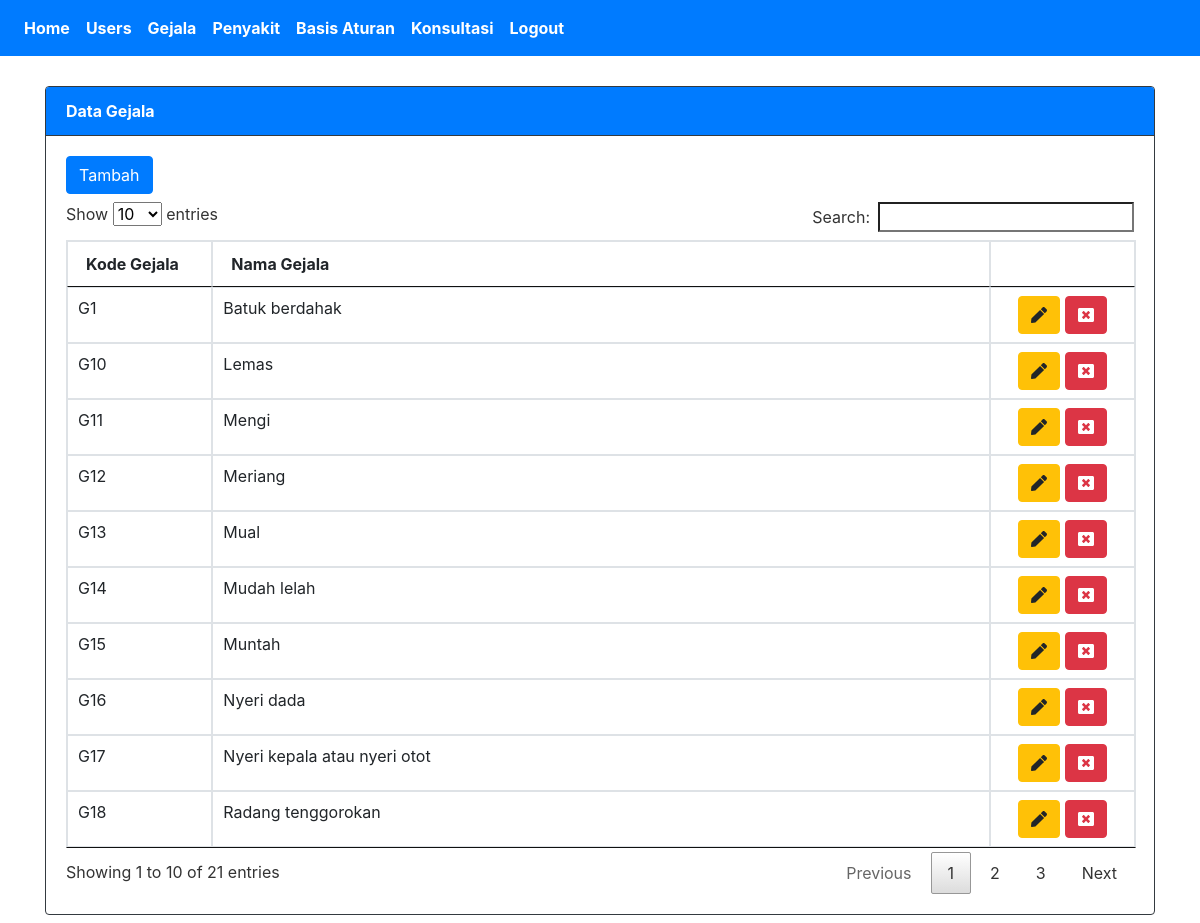
The app's page /SistemPakar/index.php?page=gejala (signed in) with its own data.
### tables this page shows
CREATE TABLE `gejala` (
  `idgejala` int(15) NOT NULL,
  `kdgejala` varchar(10) NOT NULL,
  `nmgejala` varchar(200) NOT NULL
);

### SistemPakar/tampil_gejala.php (the view, shortened to what this page needs)
<div class="card border-dark">
  <div class="card-header bg-primary text-white border-dark"><strong>Data Gejala</strong></div>
  <div class="card-body">
    <a class="btn btn-primary mb-2" href="?page=gejala&action=tambah">Tambah</a>
    <table class="table table-bordered" id="myTable">
    <thead>
      <tr>
        <th width="100px">Kode Gejala</th>
        <th width="700px">Nama Gejala</th>
        <th width="100px"></th>
      </tr>
    </thead>
    <tbody>
    <?php
        $conn = new mysqli("localhost", "root", "", "db_pakar1");
        $sql = "SELECT*FROM gejala ORDER BY nmgejala ASC";
        $result = $conn->query($sql);
        while($row = $result->fetch_assoc()) {
    ?>
        <tr>
            <td><?php echo $row['kdgejala']; ?></td>
            <td><?php echo $row['nmgejala']; ?></td>
            <td align="center">
                <a class="btn btn-warning" href="?page=gejala&action=update&id=<?php echo $row['idgejala']; ?>">
                    <i class="fas fa-pen"></i>
                </a>
                <a onclick="return confirm('Yakin menghapus data ini ?')" class="btn btn-danger" href="?page=gejala&action=hapus&id=<?php echo $row['idgejala']; ?>">
                    <i class="fas fa-window-close"></i>
                </a>
            </td>
        </tr>
    <?php
     }
    ?>
   </tbody>
</table>
</div>
</div>

### SistemPakar/Assets/css/all.css (style rules this page uses)
.fa-pen:before { content:"\f304" }
.fa-window-close:before { content:"\f410" }

### SistemPakar/tampil_gejala.php (style rules this page uses)
.card { margin-top:30px; }

### records on screen
gejala: kdgejala "G1", nmgejala "Batuk berdahak"
gejala: kdgejala "G10", nmgejala "Lemas"
gejala: kdgejala "G11", nmgejala "Mengi"
gejala: kdgejala "G12", nmgejala "Meriang"
gejala: kdgejala "G13", nmgejala "Mual"
gejala: kdgejala "G14", nmgejala "Mudah lelah"
gejala: kdgejala "G15", nmgejala "Muntah"
gejala: kdgejala "G16", nmgejala "Nyeri dada"
gejala: kdgejala "G17", nmgejala "Nyeri kepala atau nyeri otot"
gejala: kdgejala "G18", nmgejala "Radang tenggorokan"
